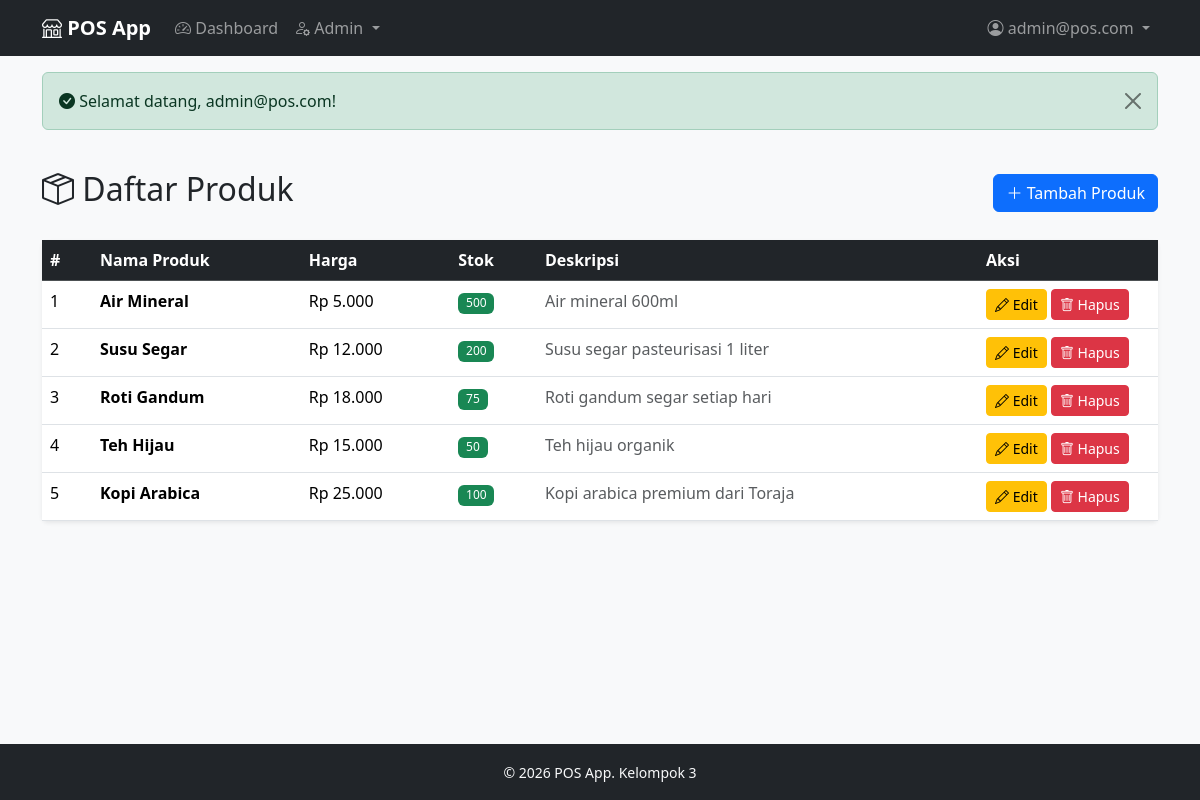
Before: /admin/product (signed in) with the older database file.
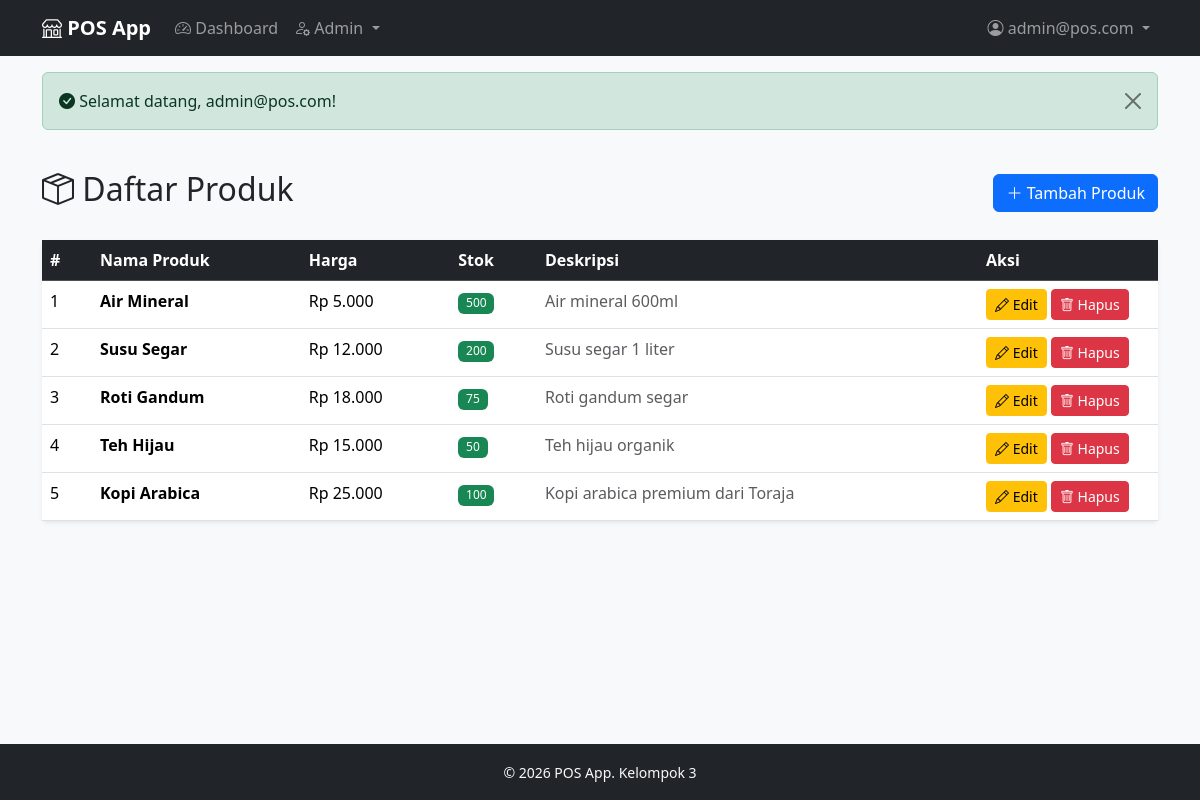
After: the same page with the newer database file.
### tables this page shows
CREATE TABLE IF NOT EXISTS products (
    id INT AUTO_INCREMENT PRIMARY KEY,
    name VARCHAR(255) NOT NULL,
    image VARCHAR(255) DEFAULT NULL,
    price DECIMAL(12,2) NOT NULL DEFAULT 0,
    stock INT NOT NULL DEFAULT 0,
    description TEXT,
    created_at TIMESTAMP DEFAULT CURRENT_TIMESTAMP,
    updated_at TIMESTAMP DEFAULT CURRENT_TIMESTAMP ON UPDATE CURRENT_TIMESTAMP,
    deleted_at DATETIME DEFAULT NULL
);

### app/Controllers/Controller.php (called while the page is built, shortened)
<?php
class Controller
{
    protected function view(string $viewName, array $data = []): void
    {
        extract($data);
        $content = BASE_PATH . "/app/Views/{$viewName}.php";
        require BASE_PATH . '/app/Views/layouts/main.php';
    }
}

### app/Controllers/Admin/AdminProductController.php (called while the page is built, shortened)
<?php
require_once __DIR__ . '/../Controller.php';
require_once BASE_PATH . '/app/Models/Product.php';
class AdminProductController extends Controller
{
    private Product $productModel;
    public function __construct()
    {
        $this->productModel = new Product();
    }
    public function index(): void
    {
        $products = $this->productModel->getAll();
        $this->view('admin/product/index', [
            'title'    => 'Daftar Produk',
            'products' => $products,
        ]);
    }
}

### helpers/functions.php (called while the page is built, shortened)
<?php
function asset(string $path): string
{
    return '/assets/' . ltrim($path, '/');
}
function getFlash(string $key): ?string
{
    $message = $_SESSION['flash'][$key] ?? null;
    return $message;
}
function isAuthenticated(): bool
{
    return isset($_SESSION['user']);
}
function isRole(string $role): bool
{
    return isAuthenticated() && ($_SESSION['user']['role'] ?? '') === $role;
}
function formatRupiah(int|float $angka): string
{
    return 'Rp ' . number_format($angka, 0, ',', '.');
}
function e(?string $value): string
{
    return htmlspecialchars($value ?? '', ENT_QUOTES, 'UTF-8');
}

### config/database.php (called while the page is built)
<?php
function getConnection(): PDO
{
    static $pdo = null;
    if ($pdo === null) {
        $host = env('DB_HOST', 'localhost');
        $port = env('DB_PORT', '3306');
        $db   = env('DB_DATABASE', 'pos_db');
        $user = env('DB_USERNAME', 'root');
        $pass = env('DB_PASSWORD', '');
        $dsn = "mysql:host={$host};port={$port};dbname={$db};charset=utf8mb4";
        try {
            $pdo = new PDO($dsn, $user, $pass, [
                PDO::ATTR_ERRMODE            => PDO::ERRMODE_EXCEPTION,
                PDO::ATTR_DEFAULT_FETCH_MODE => PDO::FETCH_ASSOC,
                PDO::ATTR_EMULATE_PREPARES   => false,
            ]);
        } catch (PDOException $e) {
            if (APP_ENV === 'local') {
                die("Koneksi database gagal: " . $e->getMessage());
            } else {
                die("Terjadi kesalahan pada server. Silakan coba lagi nanti.");
            }
        }
    }
    return $pdo;
}

### app/Models/Product.php (called while the page is built, shortened)
<?php
class Product
{
    private PDO $pdo;
    public function __construct()
    {
        $this->pdo = getConnection();
    }
    public function getAll(): array
    {
        $stmt = $this->pdo->query("SELECT * FROM products ORDER BY id DESC");
        return $stmt->fetchAll();
    }
}

### app/Views/admin/product/index.php (the view)
<div class="d-flex justify-content-between align-items-center mb-4">
    <h2><i class="bi bi-box-seam"></i> Daftar Produk</h2>
    <a href="/admin/product/create" class="btn btn-primary">
        <i class="bi bi-plus-lg"></i> Tambah Produk
    </a>
</div>
<?php if (empty($products)): ?>
    <div class="alert alert-info">
        <i class="bi bi-info-circle"></i> Belum ada produk.
        <a href="/admin/product/create">Tambah produk pertama</a>.
    </div>
<?php else: ?>
    <div class="card border-0 shadow-sm">
        <div class="table-responsive">
            <table class="table table-hover mb-0">
                <thead class="table-dark">
                    <tr>
                        <th width="50">#</th>
                        <th>Nama Produk</th>
                        <th>Harga</th>
                        <th>Stok</th>
                        <th>Deskripsi</th>
                        <th width="180">Aksi</th>
                    </tr>
                </thead>
                <tbody>
                    <?php foreach ($products as $i => $product): ?>
                        <tr>
                            <td><?= $i + 1 ?></td>
                            <td class="fw-semibold"><?= e($product['name']) ?></td>
                            <td><?= formatRupiah($product['price']) ?></td>
                            <td>
                                <?php if ($product['stock'] <= 5): ?>
                                    <span class="badge bg-danger"><?= $product['stock'] ?></span>
                                <?php else: ?>
                                    <span class="badge bg-success"><?= $product['stock'] ?></span>
                                <?php endif; ?>
                            </td>
                            <td class="text-muted"><?= e($product['description'] ?? '-') ?></td>
                            <td>
                                <a href="/admin/product/edit?id=<?= $product['id'] ?>"
                                   class="btn btn-sm btn-warning">
                                    <i class="bi bi-pencil"></i> Edit
                                </a>
                                <a href="/admin/product/delete?id=<?= $product['id'] ?>"
                                   class="btn btn-sm btn-danger"
                                   onclick="return confirm('Yakin ingin menghapus produk ini?')">
                                    <i class="bi bi-trash"></i> Hapus
                                </a>
                            </td>
                        </tr>
                    <?php endforeach; ?>
                </tbody>
            </table>
        </div>
    </div>
<?php endif; ?>

### public/index.php (shortened to what this page needs)
<?php
require_once __DIR__ . '/../config/config.php';
require_once __DIR__ . '/../config/database.php';
require_once __DIR__ . '/../helpers/functions.php';
require_once __DIR__ . '/../routes.php';
$url = parse_url($_SERVER['REQUEST_URI'], PHP_URL_PATH);
$url = rtrim($url, '/') ?: '/';
if (isset($routes[$url])) {
    $methodName     = $routes[$url][1];
    $controller = new $className();
    $controller->$methodName();
} else {
    http_response_code(404);
    $title = '404 - Halaman Tidak Ditemukan';
    $content = __DIR__ . '/../app/Views/errors/404.php';
    require __DIR__ . '/../app/Views/layouts/main.php';
}

### app/Views/layouts/main.php (shortened to what this page needs)
<!DOCTYPE html>
<html lang="id">
<head>
    <link href="https://cdn.jsdelivr.net/npm/bootstrap@5.3.3/dist/css/bootstrap.min.css" rel="stylesheet">
    <link href="https://cdn.jsdelivr.net/npm/bootstrap-icons@1.11.3/font/bootstrap-icons.min.css" rel="stylesheet">
    <link href="<?= asset('css/style.css') ?>" rel="stylesheet">
</head>
<body>
    <nav class="navbar navbar-expand-lg navbar-dark bg-dark">
        <div class="container">
            <a class="navbar-brand fw-bold" href="/">
                <i class="bi bi-shop"></i> <?= APP_NAME ?>
            </a>
            <div class="collapse navbar-collapse" id="navbarNav">
                <?php if (isAuthenticated()): ?>
                    <ul class="navbar-nav me-auto">
                        <li class="nav-item">
                            <a class="nav-link" href="/"><i class="bi bi-speedometer2"></i> Dashboard</a>
                        </li>
                        <?php if (isRole('admin')): ?>
                        <li class="nav-item dropdown">
                            <a class="nav-link dropdown-toggle" href="#" role="button" data-bs-toggle="dropdown">
                                <i class="bi bi-person-gear"></i> Admin
                            </a>
                        </li>
                        <?php endif; ?>
                    </ul>
                    <ul class="navbar-nav">
                        <li class="nav-item dropdown">
                            <a class="nav-link dropdown-toggle" href="#" role="button" data-bs-toggle="dropdown">
                                <i class="bi bi-person-circle"></i>
                                <span class="d-none d-lg-inline"><?= e($_SESSION['user']['email']) ?></span>
                            </a>
                        </li>
                    </ul>
                <?php endif; ?>
            </div>
        </div>
    </nav>
    <div class="container mt-3">
        <?php if ($successMsg = getFlash('success')): ?>
            <div class="alert alert-success alert-dismissible fade show" role="alert">
                <i class="bi bi-check-circle-fill"></i> <?= e($successMsg) ?>
                <button type="button" class="btn-close" data-bs-dismiss="alert"></button>
            </div>
        <?php endif; ?>
    </div>
    <main class="container my-4">
        <?php
        if (isset($content) && file_exists($content)) {
            require $content;
        }
        ?>
    </main>
    <footer class="bg-dark text-light py-3 mt-5">
        <div class="container text-center">
            <small>&copy; <?= date('Y') ?> <?= APP_NAME ?>. Kelompok 3</small>
        </div>
    </footer>
</body>
</html>

### public/assets/css/style.css (style rules this page uses)
body { background-color: #f8f9fa; min-height: 100vh; display: flex; flex-direction: column; }
main { flex: 1; }
.card { transition: transform 0.2s ease, box-shadow 0.2s ease; }
.table th { font-weight: 600; white-space: nowrap; }
.badge { font-weight: 500; }

Changed rows visible on the page:
changed products "Susu Segar": description "Susu segar pasteurisasi 1 liter" → "Susu segar 1 liter"
changed products "Roti Gandum": description "Roti gandum segar setiap hari" → "Roti gandum segar"
